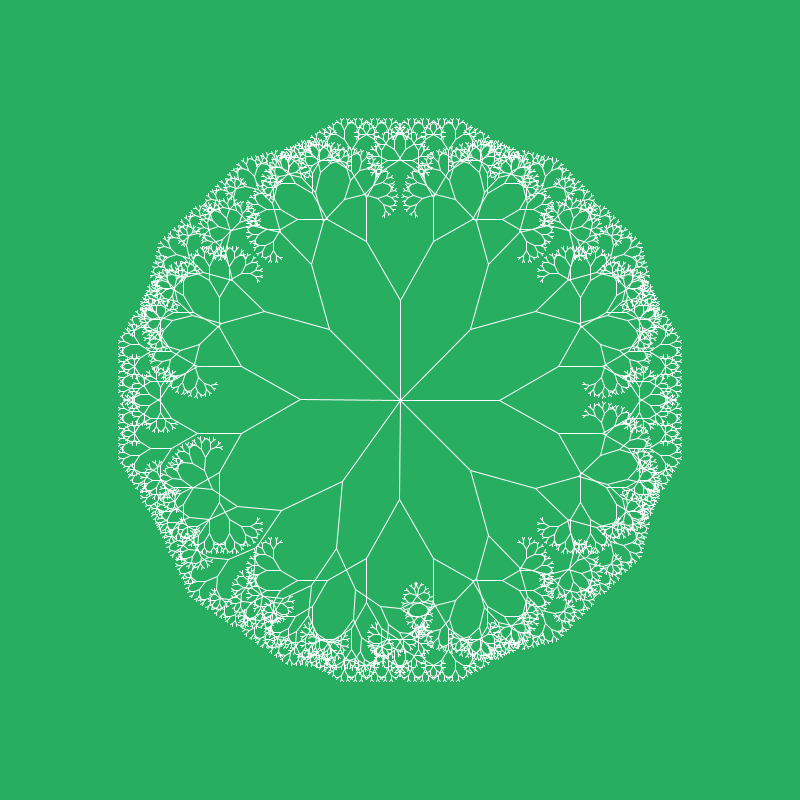
Frame 1 (no input)
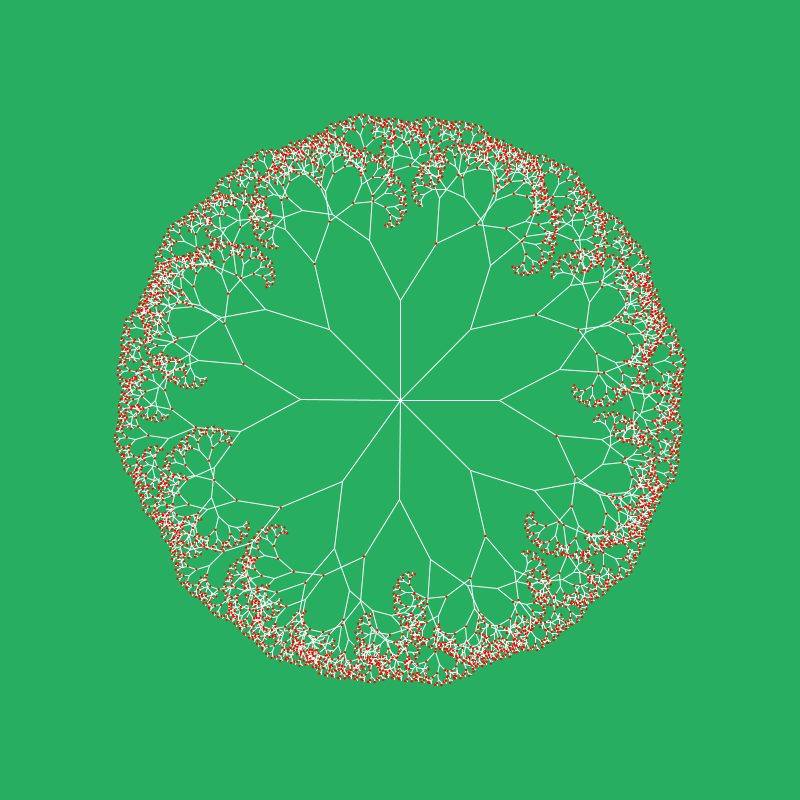
Frame 60 (the mouse pressed at the canvas centre just before this capture)
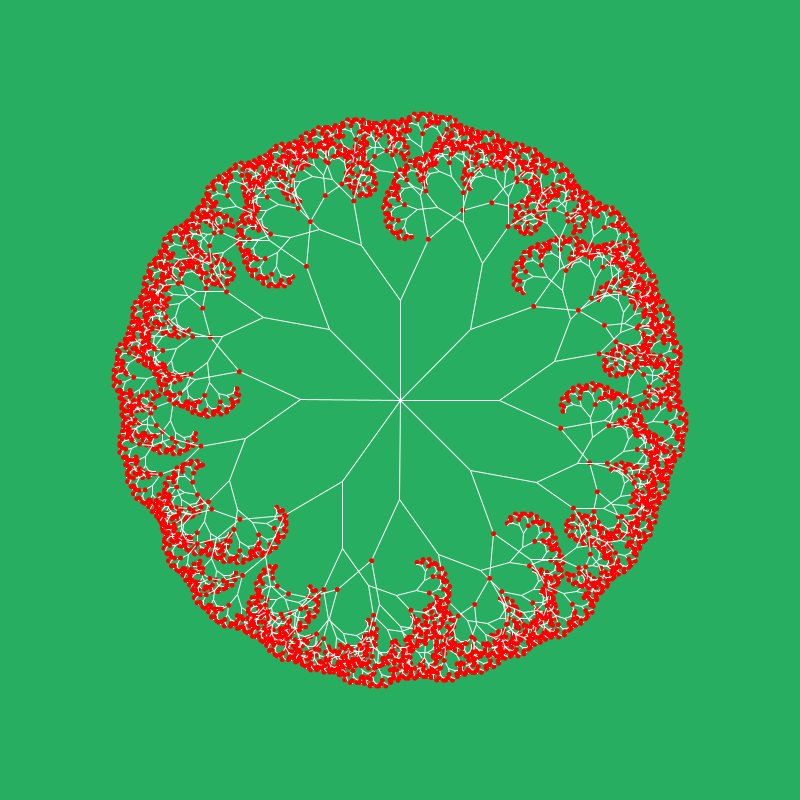
Frame 120 (the mouse held since frame 60 and released just before this capture)

The Processing sketch that drew these frames (run headless with seeded random() and noise(); from frame 60 on, the mouse is pressed at the canvas centre):

// Processing sketch: HW_3
// ── HW_3.pde
Tree branch1;
Tree branch2;
Tree branch3;
Tree branch4;
Tree branch5;
Tree branch6;
Tree branch7;
Tree branch8;

void setup() {
  size(800, 800);
  

  branch1= new Tree(0);
  branch2= new Tree(90);
  branch3= new Tree(180);
  branch4= new Tree(270);
  
  branch5= new Tree(45);
  branch6= new Tree(135);
  branch7= new Tree(215);
  branch8= new Tree(315);
}

void draw() {
  background(#27AE60);
  branch1.display();
  branch2.display();
  branch3.display();
  branch4.display();
  branch5.display();
  branch6.display();
  branch7.display();
  branch8.display();
}
// ── Tree.pde
class Tree {

  float angle=30;
  

  float animFacAngle;
  float opacityFac;

  float Rotation;

  Tree(float R) {
    Rotation=R;
  }



  void display() {
    
    pushMatrix();    
    translate(400, 400);
    rotate(radians(Rotation));
    branch(100);
    popMatrix();

    animFacAngle =  sin(millis()*0.001) * 5;
  }

  void branch(float len) {
    
    stroke(255, 255, 255);
    line(0, 0, 0, - len);
    translate(0, -len);

    if (len>4) {
      pushMatrix();
      rotate(radians(angle+animFacAngle));
      branch(len*0.67);
      noStroke();

      opacityFac = map(animFacAngle, -5, 5, 0, 255);

      fill(255, 0, 0);
      ellipse(0, 0, animFacAngle, animFacAngle);
      popMatrix();

      pushMatrix();
      rotate(radians(-angle+animFacAngle));
      branch(len*0.67);
      popMatrix();
    }
  }
}
